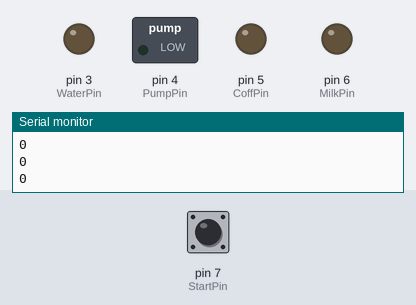
This sketch was run on a simulated Arduino Uno, built with avr-gcc and run on an emulated ATmega328P. Parts: switched loads named in the sketch (green lamp = pin HIGH), output pins drawn as LEDs (lit = HIGH), the last lines printed to the serial monitor. The test bench sets the inputs (shaded band); at power-on: pin 7 (StartPin) LOW.

Above: at 1.2 s.
1.3 s: pin 7 (StartPin) pulled HIGH for 0.15 s
At 2.4 s:
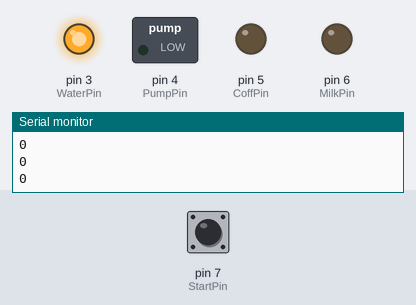
7.4 s: pin 7 (StartPin) pulled HIGH for 3.2 s
At 8.9 s:
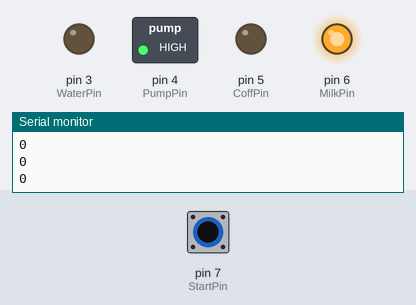
At 13.1 s:
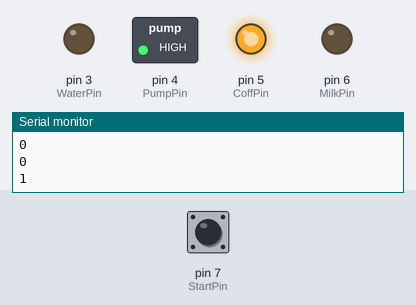
Timing chart, 0 to 20.8 s (numbered marks = the images above; inputs shaded):
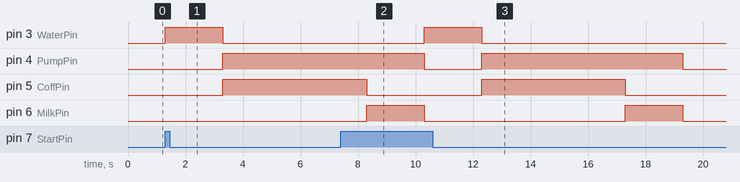

The sketch:

light_control_circuit.fzz.ino
```cpp
int WaterPin = 3; //fill wate into pot when HIGH
int PumpPin = 4; //pump start
int CoffPin = 5; // switch coffe
int MilkPin = 6; // switch milk
int StartPin = 7; // start programe
int WaterTime;
int CoffeeTime;
int MilkTime;

void setup() {
  // put your setup code here, to run once:
  Serial.begin(9600);
  pinMode(WaterPin, OUTPUT);
  pinMode(PumpPin, OUTPUT);
  pinMode(CoffPin, OUTPUT);
  pinMode(MilkPin, OUTPUT);
  pinMode(StartPin, INPUT);

}

void loop() {
  // put your main code here, to run repeatedly:
  Serial.println(digitalRead(StartPin));
  if(digitalRead(StartPin) == HIGH){
    Make_Coffee();
    }

}

void Make_Coffee(){
  digitalWrite(WaterPin, HIGH);
  delay(2000);
  digitalWrite(WaterPin, LOW);
  digitalWrite(PumpPin, HIGH);
  digitalWrite(CoffPin, HIGH);
  delay(5000);
  digitalWrite(CoffPin, LOW);
  digitalWrite(MilkPin, HIGH);
  delay(2000);
  digitalWrite(MilkPin, LOW);
  digitalWrite(PumpPin, LOW);

  }
```

Measured:
- after the input at 1.3 s, pin 3 (WaterPin): LOW → HIGH at once, → LOW 2.0 s later; pin 4 (PumpPin), pin 5 (CoffPin): LOW → HIGH after 2.0 s
- after the input at 7.4 s, pin 3 (WaterPin): LOW → HIGH after 2.9 s, → LOW 2.0 s later
- by itself, pin 6 (MilkPin): alternates HIGH for 2.0 s and LOW for 7.0 s
